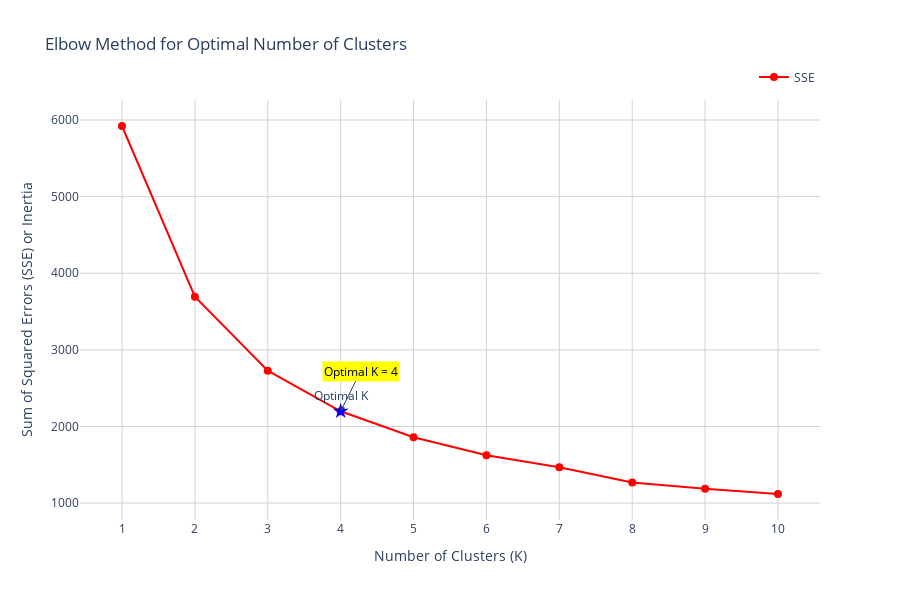

Notebook code for this chart:
### Code cell
# Creating the Elbow plot using Plotly
fig = go.Figure()

# Adding SSE data as a scatter plot
fig.add_trace(go.Scatter(
    x=list(k_range),
    y=sse,
    mode='lines+markers',
    marker=dict(color='red', size=8),
    line=dict(width=2),
    name='SSE'
))

# Highlighting the "elbow" point for clarity
fig.add_trace(go.Scatter(
    x=[optimal_k],
    y=[sse[optimal_k - 1]],
    mode='markers+text',
    marker=dict(color='blue', size=12, symbol='star'),
    text=['Optimal K'],
    textposition='top center',
    showlegend=False
))

# Customizing the layout for improved visuals
fig.update_layout(
    title='Elbow Method for Optimal Number of Clusters',
    xaxis_title='Number of Clusters (K)',
    yaxis_title='Sum of Squared Errors (SSE) or Inertia',
    template='plotly_white',  # Light background theme
    width=900,
    height=600,
    xaxis=dict(
        dtick=1,  # Step size of 1 on the x-axis
        gridcolor='LightGray',
        zerolinecolor='Gray'
    ),
    yaxis=dict(
        gridcolor='LightGray',
        zerolinecolor='Gray'
    ),
    showlegend=True,
    legend=dict(
        orientation="h",
        yanchor="bottom",
        y=1.02,
        xanchor="right",
        x=1
    )
)

# Adding annotations to highlight key information
fig.add_annotation(
    x=optimal_k,
    y=sse[optimal_k - 1],
    text=f"Optimal K = {optimal_k}",
    showarrow=True,
    arrowhead=2,
    ax=20,
    ay=-40,
    bgcolor="yellow",
    font=dict(color='black')
)

fig.show()

### Figure 1 — Plotly figure (JSON) as saved in the notebook; plotly's stock layout.template omitted (floating-point values rounded to 4 significant figures)
{"data": [{"line": {"width": 2}, "marker": {"color": "red", "size": 8}, "mode": "lines+markers", "name": "SSE", "type": "scatter", "x": [1, 2, 3, 4, 5, 6, 7, 8, 9, 10], "y": [5922.0, 3694.0, 2728.0, 2199.0, 1859.0, 1624.0, 1469.0, 1268.0, 1188.0, 1119.0]}, {"marker": {"color": "blue", "size": 12, "symbol": "star"}, "mode": "markers+text", "showlegend": false, "text": ["Optimal K"], "textposition": "top center", "type": "scatter", "x": [4], "y": [2199.0]}], "layout": {"annotations": [{"arrowhead": 2, "ax": 20, "ay": -40, "bgcolor": "yellow", "font": {"color": "black"}, "showarrow": true, "text": "Optimal K = 4", "x": 4, "y": 2199.0}], "height": 600, "legend": {"orientation": "h", "x": 1, "xanchor": "right", "y": 1.02, "yanchor": "bottom"}, "showlegend": true, "title": {"text": "Elbow Method for Optimal Number of Clusters"}, "width": 900, "xaxis": {"dtick": 1, "gridcolor": "LightGray", "title": {"text": "Number of Clusters (K)"}, "zerolinecolor": "Gray"}, "yaxis": {"gridcolor": "LightGray", "title": {"text": "Sum of Squared Errors (SSE) or Inertia"}, "zerolinecolor": "Gray"}}}
